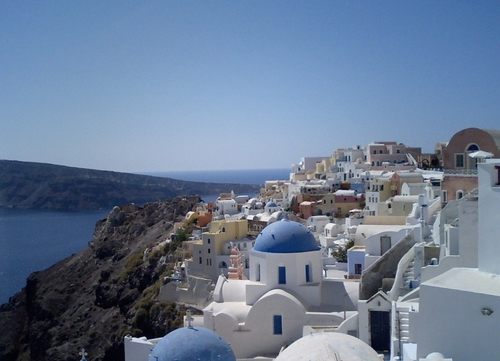
#> input picture data/sample.jpg, 500 x 361 px
$ python sample_PIL.py ../data/sample.jpg
#> lines starting #> are read from the running program, lines starting #| are printed output that depends on the picture
#!/usr/bin/env python
# -*- coding: utf-8 -*-
# *memo_py.PIL*

import sys
import numpy as np
from PIL import Image


def f_create_image(w, h):
#> called with w = 300, h = 300
    print("=== f_create_image() ===")
    img = Image.new('RGB', (w, h))
#> img: PIL image 300x300 RGB; every value is 0
    ar = np.asarray(img, 'f')
#> ar: shape (300, 300, 3) float32; every value is 0
    for y in range(h):
        for x in range(w):
            r = 255. * x / (w - 1)
            g = 255. * y / (h - 1)
            ar[y, x] = [r, g, 0]
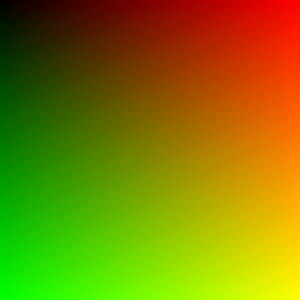
#> ar: shape (300, 300, 3) float32; mean R, G, B 127.5, 127.5, 0
    img_out = Image.fromarray(np.uint8(ar))
    img_out.save("local/pil_create_image.jpg")


def f_load_image_uint8(fname):
#> called with fname = '../data/sample.jpg'
    print("=== f_load_image_uint8() ===")
    img = Image.open(fname)
#> img is the input picture: PIL image 500x361 RGB; mean R, G, B 105.6, 123.1, 148

    print(f"size: {img.size}")
#| size: (500, 361)
    print(f"mode: {img.mode}")
#| mode: RGB
    width, height = img.size
#> width = 500; height = 361
    print(f"w h: {width} {height}")
#| w h: 500 361

    rgb = img.convert('RGB')

    ar = np.asarray(img)
    print(f"shape: {ar.shape}")
#| shape: (361, 500, 3)
    print(f"dtype: {ar.dtype}")
#| dtype: uint8
    print(f"size: {ar.size}")
#| size: 541500
    print(f"ndim: {ar.ndim}")
#| ndim: 3

    img_out = Image.fromarray(ar)
    img_out.save("local/pil_load_image_uint8.jpg")


def f_load_image_float32(fname):
#> called with fname = '../data/sample.jpg'
    print("=== f_load_image_float32() ===")
    ar = np.asarray(Image.open(fname), 'f')
#> ar: shape (361, 500, 3) float32
    print(f"dtype: {ar.dtype}")
#| dtype: float32
    print(f"ar[0, 0]: {ar[0, 0]}")  # 指定した座標の画素値 (R, G, B) / 原点は左上
#| ar[0, 0]: [ 90. 127. 179.]
    print(ar[:, :, 0].min())  # Rの最小値
#| 0.0
    print(ar[:, :, 1].min())  # Gの最小値
#| 0.0
    print(ar[:, :, 2].min())  # Bの最小値
#| 1.0
    print(ar[:, :, 0].max())  # Rの最大値
#| 250.0
    print(ar[:, :, 1].max())  # Gの最大値
#| 255.0
    print(ar[:, :, 2].max())  # Bの最大値
#| 255.0


def main(argv):
    fname = '../data/sample.jpg'
    f_create_image(300, 300)
    f_load_image_uint8(fname)
    f_load_image_float32(fname)


if __name__ == "__main__":
    main(sys.argv)
